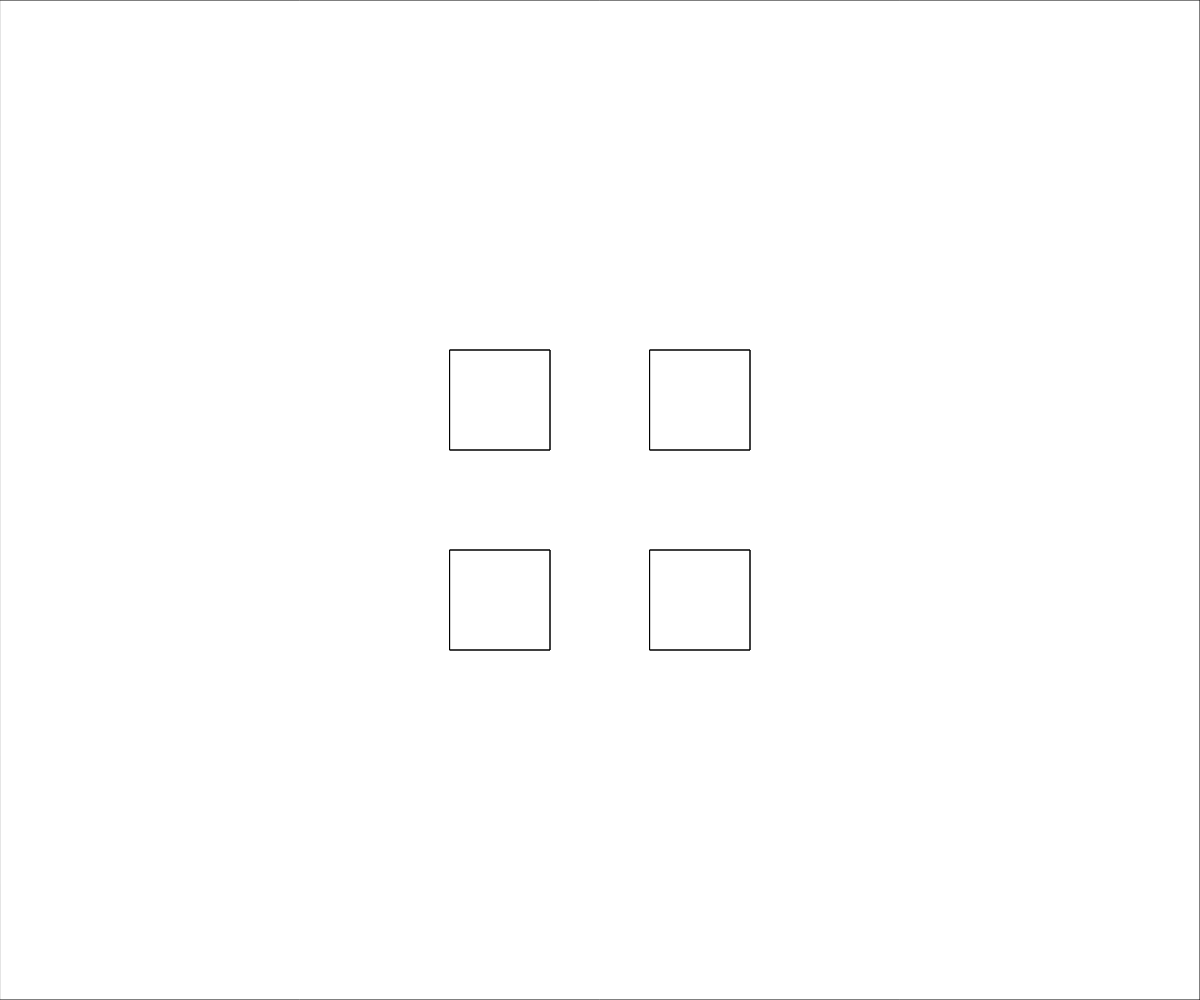
Frame 1 (no input)
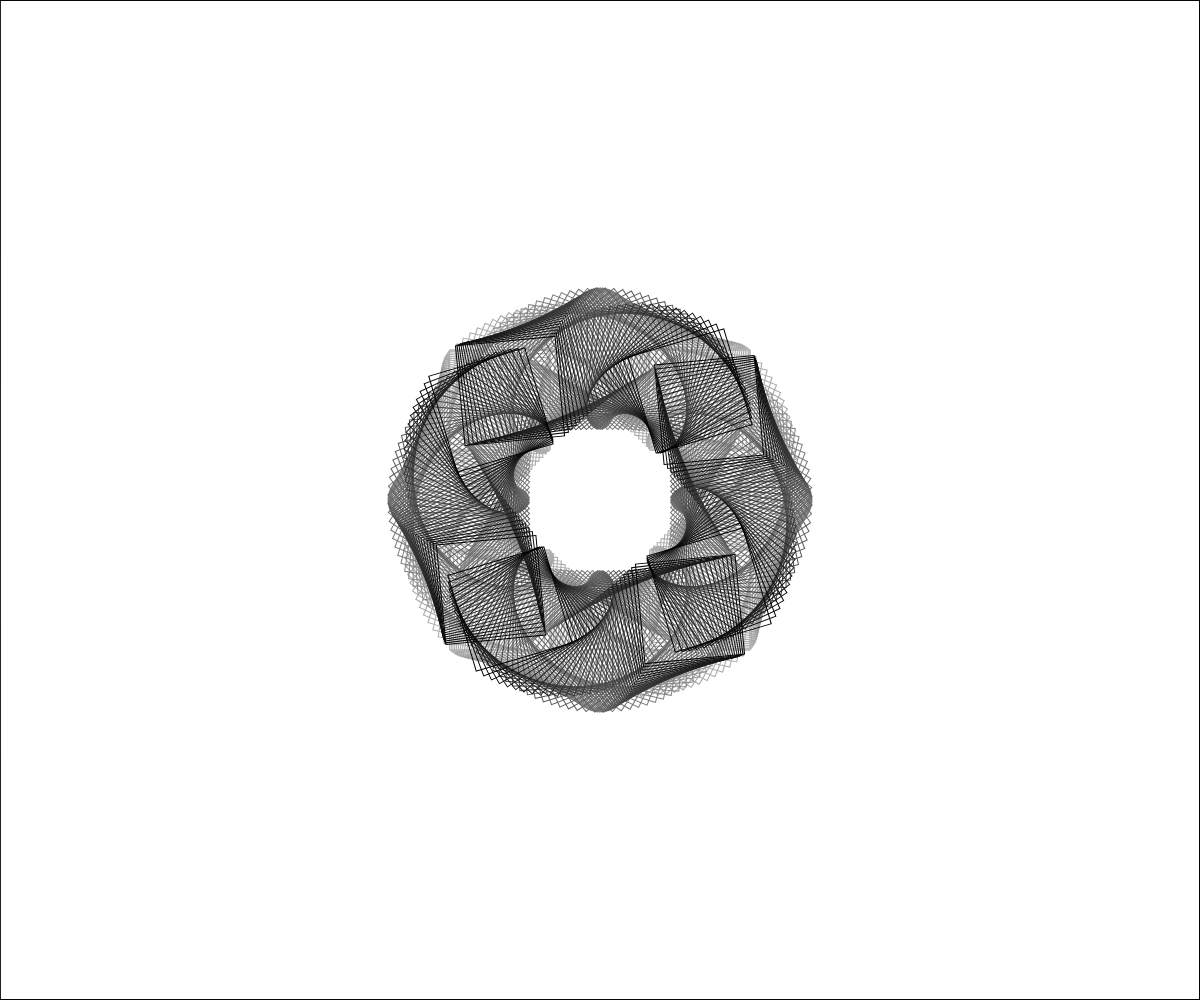
Frame 60 (no input)
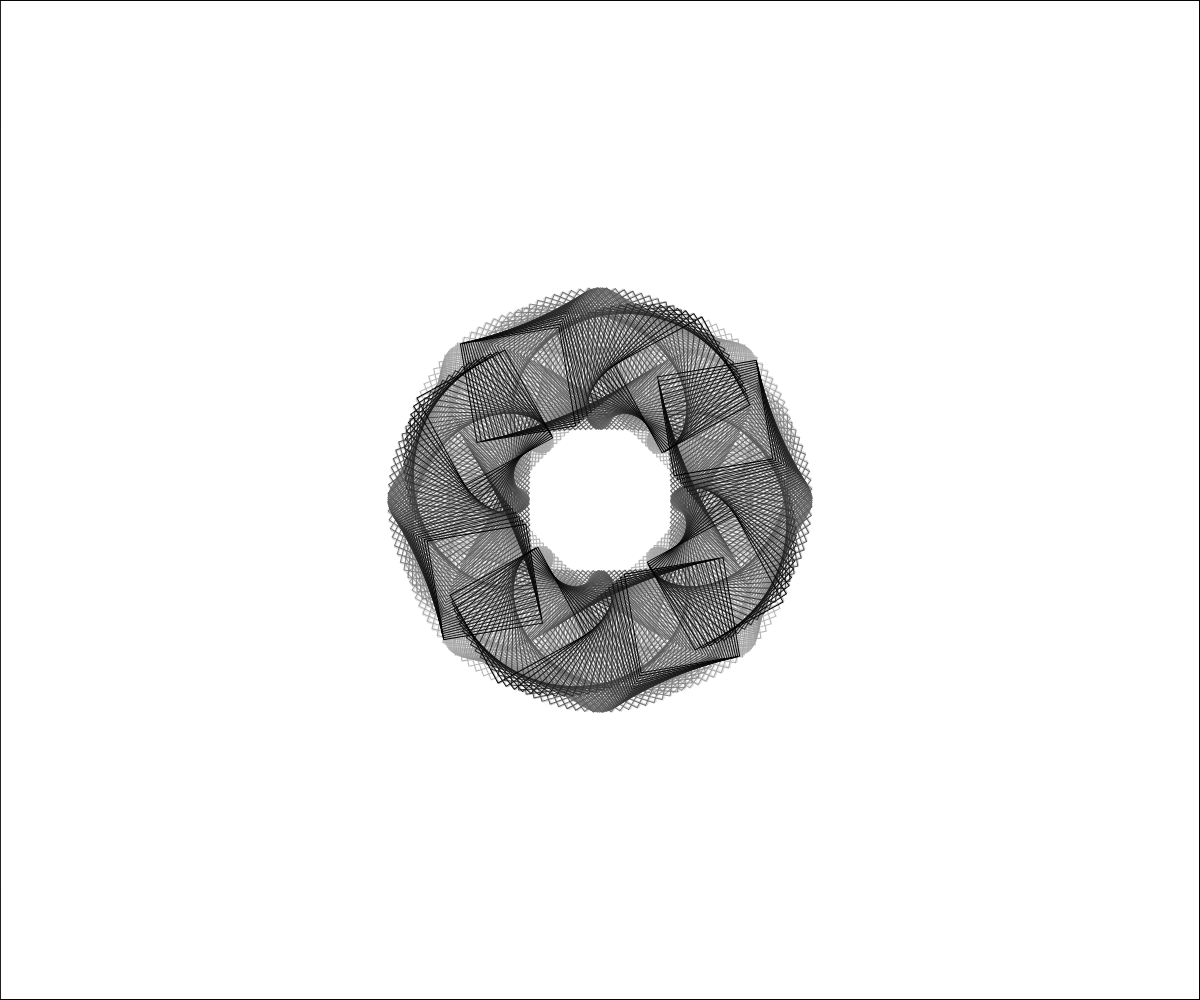
Frame 120 (the mouse pressed at the canvas centre since frame 60)

The p5.js sketch that drew these frames (run headless with seeded random() and noise() and a simulated clock; from frame 60 on, the mouse is pressed at the canvas centre):

// p5.js sketch
// ── sketch.js
var r = 0;

function setup() {
  createCanvas(windowWidth,windowHeight);
  background(255);
  rectMode(CENTER);
  smooth();
}
function rectangle(x,y,w,h,r){
  push();
  translate(x,y);
  rotate(r);
  rect(0,0,w,h);
  pop();  
}
function draw() {
  fill(255,5);
  rect(width/2,height/2,width,height);
  noFill();
  translate(width/2,height/2);
  push();
  rotate(r/2);
  // center
  //rectangle(0,0,-r);
  // left top
  rectangle(-100,-100,100,100,r);
  // right top
  rectangle(100,-100,100,100,r);
  // left bottom
  rectangle(-100,100,100,100,r);
  // right bottom
  rectangle(100,100,100,100,r);
  pop();
  push();
  rotate(-r/2);
  // center
  //rectangle(0,0,-r);
  // left top
  rectangle(-100,-100,100,100,r);
  // right top
  rectangle(100,-100,100,100,r);
  // left bottom
  rectangle(-100,100,100,100,r);
  // right bottom
  rectangle(100,100,100,100,r);
  pop();
  r = r + 0.05;
  console.log(r);
}
